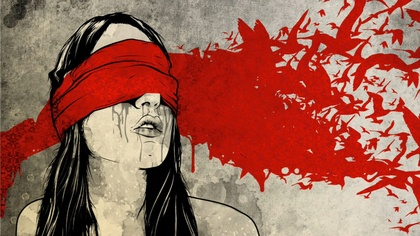
%> input picture Uloha 2/MoonlightSonata.jpg, 420 x 236 px, shrunk from 1920 x 1080 before the run
$ octave Uloha2.m   (GNU Octave 9; MATLAB toolbox functions it lacks are replaced by stand-ins)
%> lines starting %> are read from the running program, lines starting %| are printed output that depends on the picture
obr=imread('MoonlightSonata.jpg');
%> obr is the input picture: size 236x420x3 uint8; mean R, G, B 159.2, 96.5, 81.4
obr=double(rgb2gray(obr));
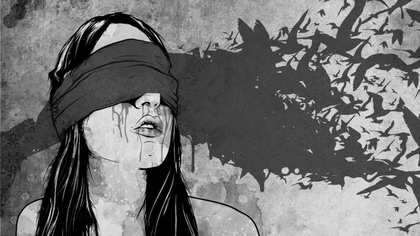
%> obr: size 236x420 double; min 0, max 246, mean 113.5

map=linspace(0,1,255);
map=[map' map' map'];
colormap(map);
%s1=[1 2 1;0 0 0;-1 -2 -1];
%s2=[1 0 -1;2 0 -2;1 0 -1];
s1=[0 1 0;1 -4 1;0 1 0];
n=0;
y=zeros(size(obr));
v=1;
h=1;

for a=2:length(obr(1:end-1,1))
    for b=2:length(obr(1,1:end-1))
        y(a,b)=h*abs(sum(sum(obr(a-1:a+1,b-1:b+1).*s1)));%+v*abs(sum(sum(obr(a-1:a+1,b-1:b+1).*s2)));
        if y(a,b)>0
n=n+1;
        end
    end
end
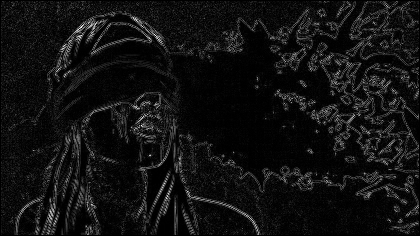
%> y: size 236x420 double; min 0, max 461, mean 32; drawn with min black and max white
%> after the loop, n = 95121
y=y/max(max(y));
z=sum(sum(y))/n*2.5;
%> z = 0.181
y=y>=z;
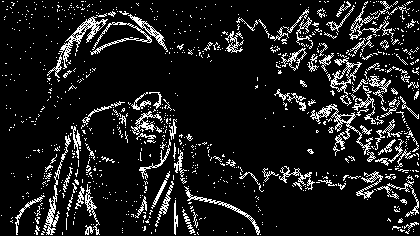
%> y: size 236x420 logical; 11.2% white in thin lines or dots

image(y*255);
axis off;
